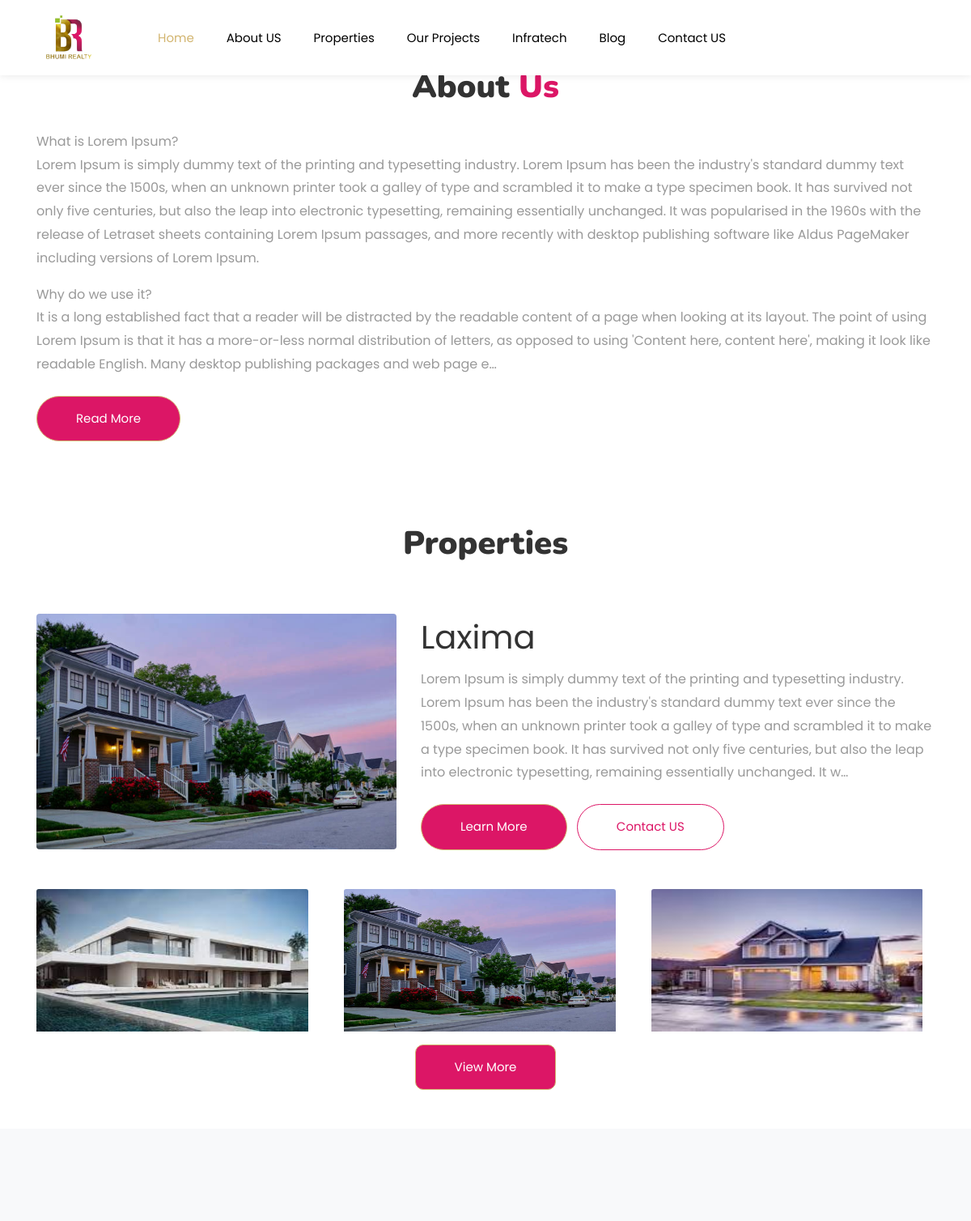
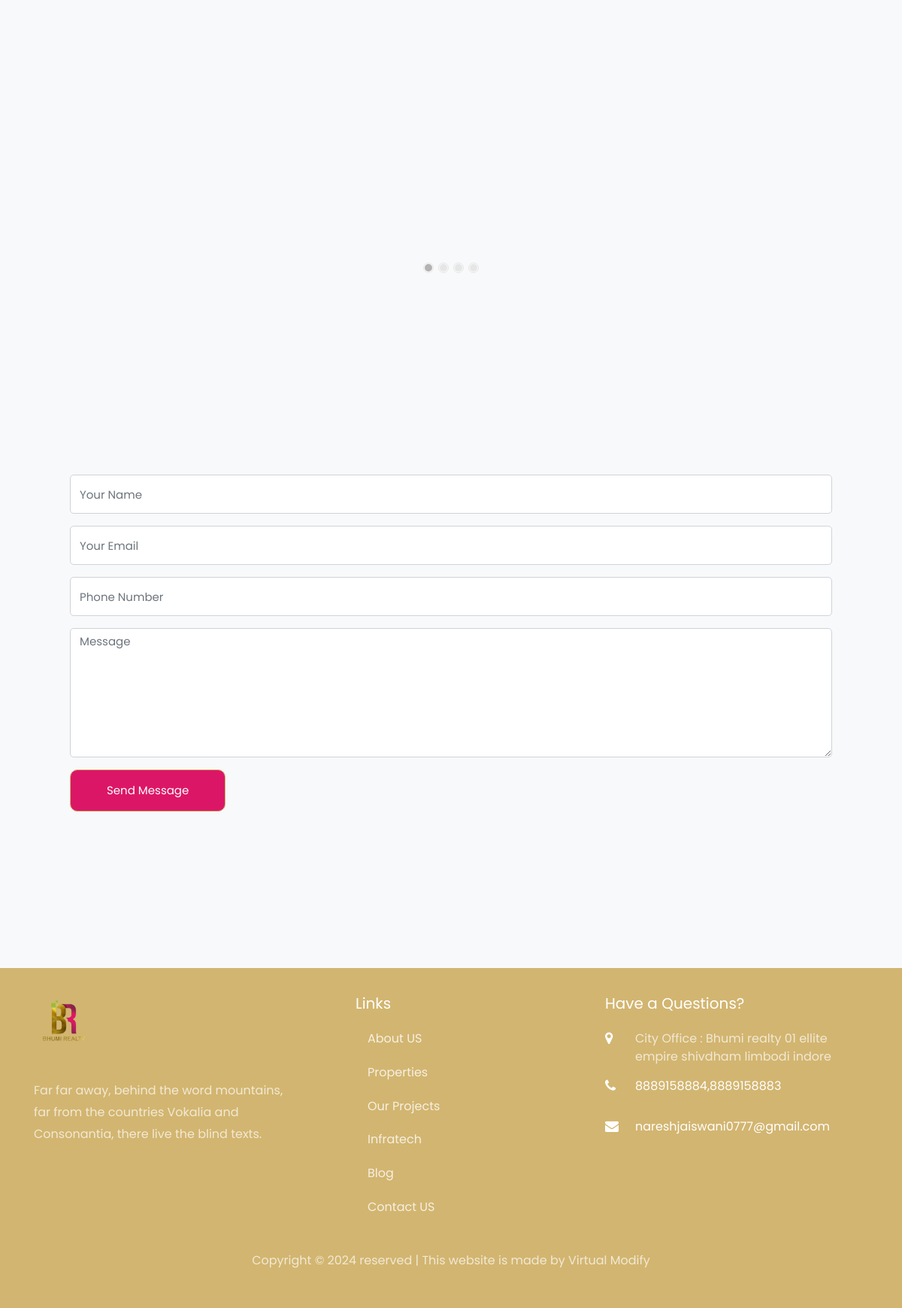
The page / on the database its author committed (2 pictures, top to bottom).
### home/models.py (models this page shows)
class AboutUS(models.Model):
    content=models.TextField()
    image=models.ImageField(upload_to="about/")
    def __str__(self):
        return self.content

### assets/models.py (models this page shows, shortened)
class Property(models.Model):
    class PropertyAvailability(models.TextChoices):
        SOLD_OUT="sold_out","SOLD OUT"
        FOR_RENT="for_rent","For Rent"
        FOR_SALE="for_sale","For Sale"
        AVAILABLE="available","Available"
    property_name = models.CharField(max_length=100)
    address = models.CharField(max_length=255)
    price = models.DecimalField(max_digits=10, decimal_places=2)
    no_of_bedrooms = models.IntegerField()
    no_of_bathrooms = models.IntegerField()
    square_footage = models.IntegerField()
    description = models.TextField()
    availability=models.CharField(max_length=20,choices=PropertyAvailability.choices,default=PropertyAvailability.AVAILABLE)
    main_photo = models.ImageField(
        upload_to="property_photos/"
    )
    created_at = models.DateTimeField(
        auto_now_add=True
    )
    updated_at = models.DateTimeField(
        auto_now=True
    )

### home/views.py (the view)
# urls.py: path("", views.homeView, name="home_view"),
def homeView(request):
    if request.method == "GET":
        property_data=Property.objects.all()[:4]
        gallery_data=HomeGallery.objects.all().order_by("-id")
        carousels=Carousel.objects.all().order_by("-id")[:3]
        about_us=AboutUS.objects.last()
        faculties=Faculty.objects.all()
        context={
            "properties":property_data,
            "galleries":gallery_data,
            "carousels":carousels,
            "about_us":about_us,
            "faculties":faculties
        }
        return render(request,"home/home.html",context)

### templates/home/home.html (shortened to what this page needs)
{% extends "index.html" %}
{% load static %}
{% block content %}
{% include "includes/navbar.html" %}
{% if carousels %}
<div id="carouselBasicExample" class="carousel slide carousel-fade" data-ride="carousel">
  <div class="carousel-inner">
	{% for carousel in carousels %}
    <div class="carousel-item {% if forloop.first %}active{% endif %}">
    </div>
	{% endfor %}
  </div>
  <a class="carousel-control-prev" href="#carouselBasicExample" role="button" data-slide="prev">
  </a>
  <a class="carousel-control-next" href="#carouselBasicExample" role="button" data-slide="next">
  </a>
</div>
{% endif %}
{% if about_us %}
<div class="container-fluid about">
	<div class="container py-5">
		<div class="row g-5 align-items-center">
			<div class="col-sm-12"
				style="background: linear-gradient(rgba(255, 255, 255, .8), rgba(255, 255, 255, .8));">
				<h1 class="section-about-title pe-3 text-center" style="font-family: 'Nunito', sans-serif;font-weight: 900;">About <span style="color:#dc1666;font-family: 'Nunito', sans-serif;font-weight: 900;">Us</span></h1>
				<p class="mb-4">{{about_us|linebreaks|truncatechars:1000}}</p>
				<a class="btn btn-primary rounded-pill py-3 px-5 mt-2 read-btn" href="{% url 'home:about_view' %}">Read More</a>
			</div>
		</div>
	</div>
</div>
{% endif %}
{% if properties %}
<div class="container-fluid about">
	<div class="container py-5">
					<div class="row">
			<div class="col-md-12 heading-section  ftco-animate mb-5">
				<h2 class="mb-2 text-center" style="font-family: 'Nunito', sans-serif;font-weight: 900;">Properties</h2>
			</div>
		</div>
		<div class="row g-5 align-items-center">
			{% for property in properties|slice:":1" %}
			<div class="col-lg-5">
				<img src="{{property.main_photo.url}}" class="img-fluid w-100 h-auto rounded" alt="{{property.property_name}}">
			</div>
			<div class="col-lg-7"
				style="background: linear-gradient(rgba(255, 255, 255, .8), rgba(255, 255, 255, .8));">
				<h1>{{property.property_name}}</h1>
				<p class="mb-2">{{property.description|linebreaks|truncatechars:380}}</p>
				<a class="btn btn-primary rounded-pill py-3 px-5 mt-2 read-btn" style="border-color:#dc1666;" href="{% url 'assets:property_detail' property.id %}">Learn More</a>
				<a class="ml-2 btn rounded-pill py-3 px-5 mt-2 read-btn btn-outline-black" style="border-color:#dc1666;color:#dc1666;" onclick="navigate('contact-us')">Contact US</a>
			</div>
			{% endfor %}
		</div>
			<div class="row justify-content-between g-5 mt-5 carousel-car owl-carousel">
				{% for property in properties %}
				<div class="col-sm-6 col-md-3 mb-3">
				<div class="card border-0 d-flex justify-content-center">
					<a href="{% url 'assets:property_detail' property.id %}">
						<img src="{{property.main_photo.url}}" style="height:11rem;width:21rem;:object-fit:cover"  class="card-img-top" alt="{{property.property_name}}">
					</a>
					</div>
				</div>
				{% endfor %}
			</div>
			<div class="row justify-content-center">
				<a class="btn btn-primary py-3 px-5 text-center" style="border-color:#dc1666;" href="{% url 'assets:property_list' %}">View More</a>
			</div>
	</div>
</div>
{% endif %}
{% if galleries %}
<section class="ftco-section ftco-no-pt bg-light">
	<div class="container ">
		<div class="row justify-content-center">
		</div>
		<div class="row">
			<div class="col-md-12">
				<div class="carousel-car owl-carousel">
					{% for gallery in galleries %}
					<div class="item h-100">
					</div>
					{% endfor %}
				</div>
			</div>
		</div>
	</div>
</section>
{% endif %}
<section class="ftco-section ftco-no-pt bg-light" id="contact-us">
	<div class="container">
		<div class="row justify-content-center">
		</div>
		<div class="row">
			<div class="col-md-12 block-9 mb-md-5">
            <form onSubmit="contactForm(event)" method="POST" class="bg-light p-5 contact-form">
              <div class="form-group">
                <input type="text" name="full_name" class="form-control" placeholder="Your Name">
              </div>
              <div class="form-group">
                <input type="text" class="form-control" name="email" placeholder="Your Email">
              </div>
              <div class="form-group">
                <input type="phone2numeric" class="form-control" name="phone_number" placeholder="Phone Number">
              </div>
              <div class="form-group">
                <textarea id="" cols="30" rows="7" class="form-control" name="message" placeholder="Message"></textarea>
              </div>
              <div class="form-group">
                <input type="submit" value="Send Message" class="btn btn-primary py-3 px-5">
              </div>
            </form>
          </div>
			</div>
		</div>
</section>
{% endblock content %}

### rows shown on the page
AboutUS: content "What is Lorem Ipsum? Lorem Ipsum is simply dummy text of the printing and typesetting industry. Lorem Ipsum has been the industry's standard dummy text ever since the 1500s, when an unknown printer took a galley of type and scrambled it to make a type specimen book. It has survived not only five centuries, but also the leap into electronic typesetting, remaining essentially unchanged. It was popularised in the 1960s with the release of Letraset sheets containing Lorem Ipsum passages, and more recently with desktop publishing software like Aldus PageMaker including versions of Lorem Ipsum. Why do we use it? It is a long established fact that a reader will be distracted by the readable…"
Property: main_photo (picture), property_name "Laxima", description "Lorem Ipsum is simply dummy text of the printing and typesetting industry. Lorem Ipsum has been the industry's standard dummy text ever since the 1500s, when an unknown printer took a galley of type and scrambled it to make a type specimen book. It has survived not only five centuries, but also the leap into electronic typesetting, remaining essentially unchanged. It w…"
Property: main_photo (picture)
Property: main_photo (picture)
